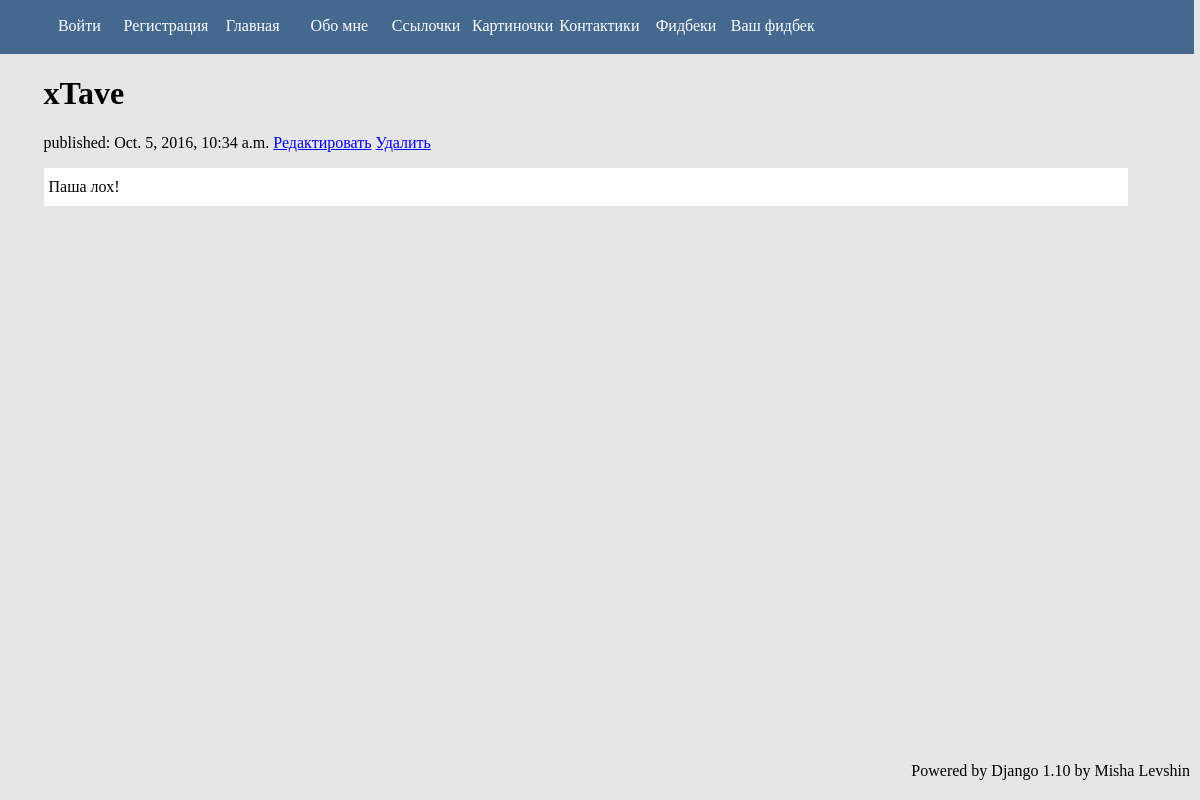
Before: /feedbacks/ with the older database file.
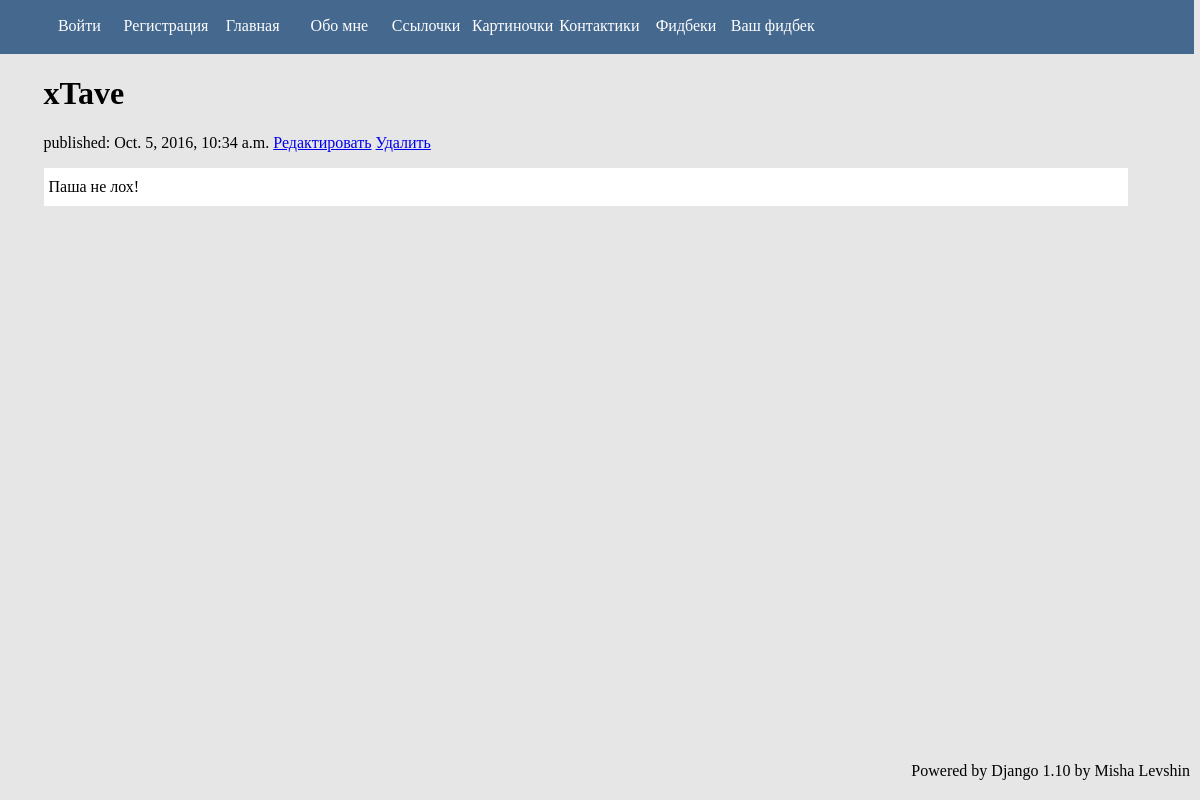
After: the same page with the newer database file.
### feedbacks/models.py (models this page shows, shortened)
class Feedback(models.Model):
    text = models.TextField(max_length=300)
    created_date = models.DateTimeField(default=timezone.now)
    published_date = models.DateTimeField(blank=True, null=True)
    author = models.ForeignKey(AUTH_USER_MODEL)

### extuser/models.py (models this page shows, shortened)
class ExtUser(AbstractBaseUser, PermissionsMixin):
    email = models.EmailField('Электронная почта', max_length=30, unique=True, db_index=True)
    avatar = models.ImageField('Аватар', blank=True, null=True, upload_to="user/avatar")
    register_date = models.DateField('Дата регистрации', auto_now_add=True)
    is_active = models.BooleanField('Активен', default=True)
    username = models.TextField('Имя Пользователя', unique=True, max_length=20)
    def __str__(self):
        return self.username
    USERNAME_FIELD = 'email'
    REQUIRED_FIELDS = []
    objects = UserManager()
    class Meta:
        verbose_name = 'Пользователь'
        verbose_name_plural = 'Пользователи'

### feedbacks/views.py (the view)
def feedback_main(request):
    feedbacks = Feedback.objects.filter(published_date__lte=timezone.now()).order_by('-published_date')
    return render(request, 'feedback_main.html', {"feedbacks": feedbacks, 'title': 'Гадости'})

### mysite/templates/feedback_main.html
{% extends 'base.html' %}
{% block content %}
    {% for feedback in feedbacks %}
        <h1 class="feedback_title">
            <span>{{ feedback.author }}</span>
        </h1>
            <span class="published">published: {{ feedback.published_date }}</span>
            <a href="{% url 'feedback_edit' pk=feedback.pk %}">Редактировать</a>
            <a href="{% url 'feedback_delete' pk=feedback.pk %}">Удалить</a>
        <p class="text">
            {{ feedback.text }}
        </p>
    {% endfor %}
{% endblock content %}

### mysite/templates/base.html (shortened to what this page needs)
<!DOCTYPE html>
<html>
<head>
    <link rel="stylesheet" href="/static/css/1.css">
</head>
<body>
    <header>
        <nav>
            <ul class="menu">
                {% if user.is_authenticated %}
                    <li class="greetings">Приветствую тебя, {{ user }}</li>
                    <li class="menu-item"><a href="/auth/logout">Выйти</a></li>
                {% else %}
                    <li class="menu-item"><a href="/auth">Войти</a></li>
                    <li class="menu-item"><a href="/auth/registration">Регистрация</a></li>
                {% endif %}
                <li class="menu-item"><a href="/">Главная</a></li>
                <li class="menu-item"><a href="/about">Обо мне</a></li>
                <li class="menu-item"><a href="/links">Ссылочки</a></li>
                <li class="menu-item"><a href="/gallery">Картиночки</a></li>
                <li class="menu-item"><a href="/contacts">Контактики</a></li>
                <li class="menu-item"><a href="/feedbacks">Фидбеки</a></li>
                <li class="menu-item"><a href="/feedbacks/new/">Ваш фидбек</a></li>
            </ul>
        </nav>
    </header>
    <div class="main_content">
        {% block content %}
        {% endblock %}
    </div>
    <footer>
        Powered by Django 1.10 by Misha Levshin
    </footer>
</body>
</html>

### mysite/static/css/1.css (style rules this page uses)
body { background: rgba(230, 230, 230, 1); }
header { width: 101%; margin-left: -10px; margin-top: -10px; padding-top: 0.25%; padding-bottom: 0.25%; background: rgba(69, 104, 142, 1); color: white; }
.menu-item { text-align: center; display: inline-block; width: 7.5%; margin: -2px; }
.menu-item a { color: white; display: block; text-decoration: none; }
.main_content { margin-left: 3%; margin-top: 1%; }
.main_content p { padding-left: 5px; padding-top: 10px; padding-bottom: 10px; width: 94%; background: white; }
footer { right: 10px; bottom: 20px; position: absolute; }

Changed rows visible on the page:
changed Feedback "xTave": text "Паша лох!" → "Паша не лох!"
